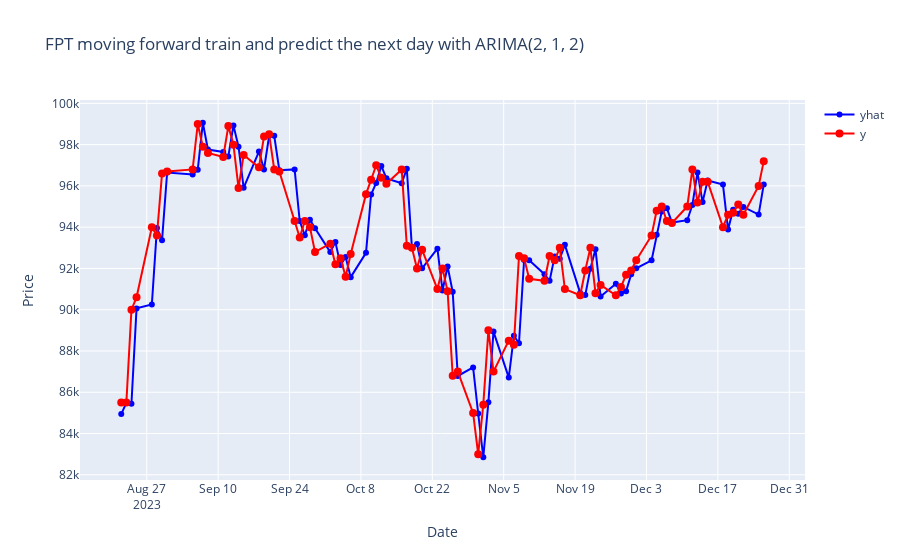

Notebook source saved alongside this figure:
### Code cell
# Plotting with Plotly
fig = go.Figure()

# Plot yhat as a line
fig.add_trace(go.Scatter(x=compare_table['ds'], y=compare_table['yhat'], mode='lines+markers', name='yhat', line=dict(color='blue')))

# Plot y as points
fig.add_trace(go.Scatter(x=compare_table['ds'], y=compare_table['y'], mode='lines+markers', name='y', marker=dict(color='red', size=8)))

# Set layout
fig.update_layout(title=f'{stock_target} moving forward train and predict the next day with ARIMA{best_p,1,best_q}',
                  xaxis_title='Date',
                  yaxis_title='Price',
                  showlegend=True)

# Show the plot
fig.show()
